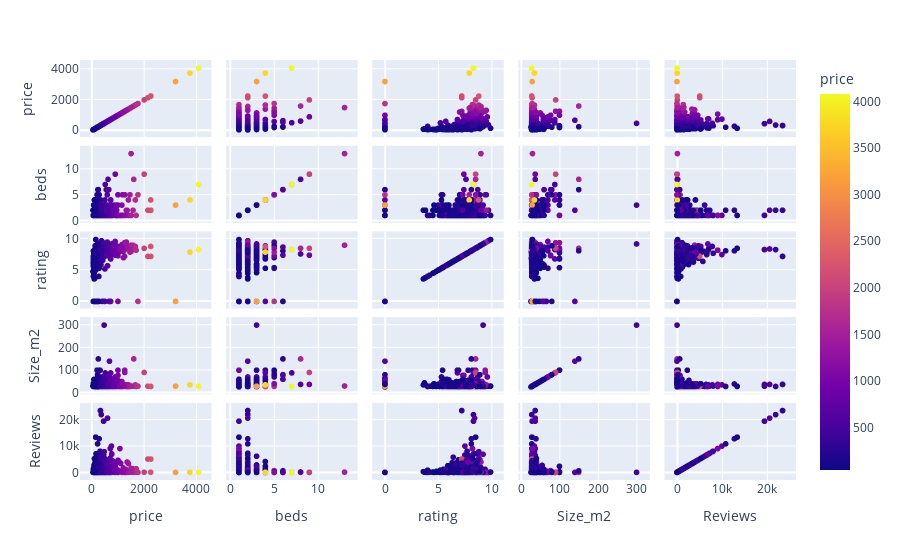

The notebook cell this image was saved under:
### Code cell
import plotly.express as px
fig = px.scatter_matrix(x1,
    dimensions=["price", "beds", "rating", "Size_m2",'Reviews'],
    color="price")
fig.show()

### Figure 1 — Plotly figure (JSON) as saved in the notebook; plotly's stock layout.template omitted (floating-point values rounded to 4 significant figures; data arrays with more than 128 entries replaced by an {"elided": "..."} marker saying what was removed)
{"data": [{"dimensions": [{"axis": {"matches": true}, "label": "price", "values": {"elided": "899 int values"}}, {"axis": {"matches": true}, "label": "beds", "values": {"elided": "899 int values"}}, {"axis": {"matches": true}, "label": "rating", "values": {"elided": "899 float values"}}, {"axis": {"matches": true}, "label": "Size_m2", "values": {"elided": "899 int values"}}, {"axis": {"matches": true}, "label": "Reviews", "values": {"elided": "899 int values"}}], "hovertemplate": "%{xaxis.title.text}=%{x}<br>%{yaxis.title.text}=%{y}<br>price=%{marker.color}<extra></extra>", "legendgroup": "", "marker": {"color": {"elided": "899 int values"}, "coloraxis": "coloraxis", "symbol": "circle"}, "name": "", "showlegend": false, "type": "splom"}], "layout": {"coloraxis": {"colorbar": {"title": {"text": "price"}}, "colorscale": [[0, "#0d0887"], [0.1111, "#46039f"], [0.2222, "#7201a8"], [0.3333, "#9c179e"], [0.4444, "#bd3786"], [0.5556, "#d8576b"], [0.6667, "#ed7953"], [0.7778, "#fb9f3a"], [0.8889, "#fdca26"], [1, "#f0f921"]]}, "dragmode": "select", "legend": {"tracegroupgap": 0}, "margin": {"t": 60}}}
